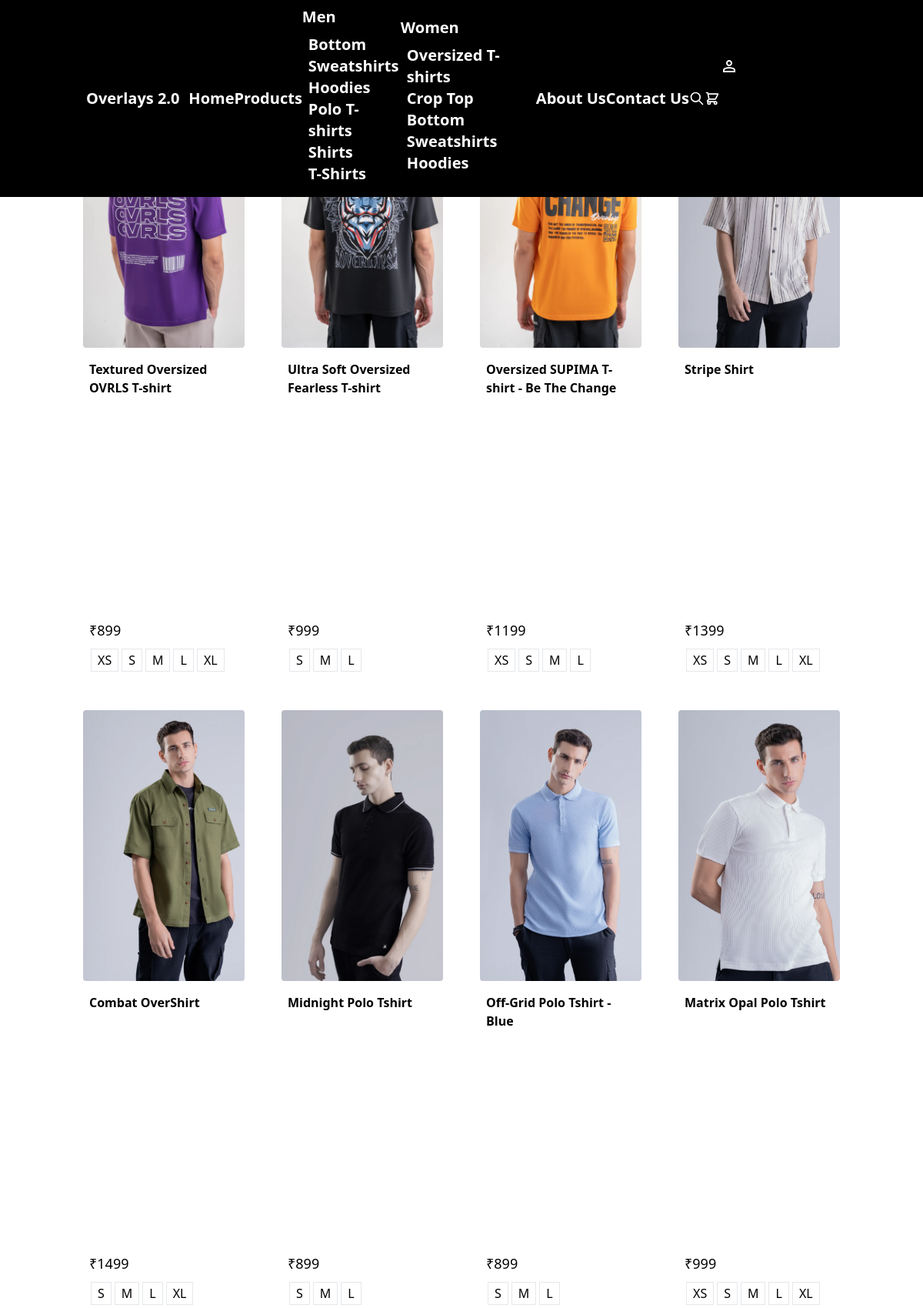
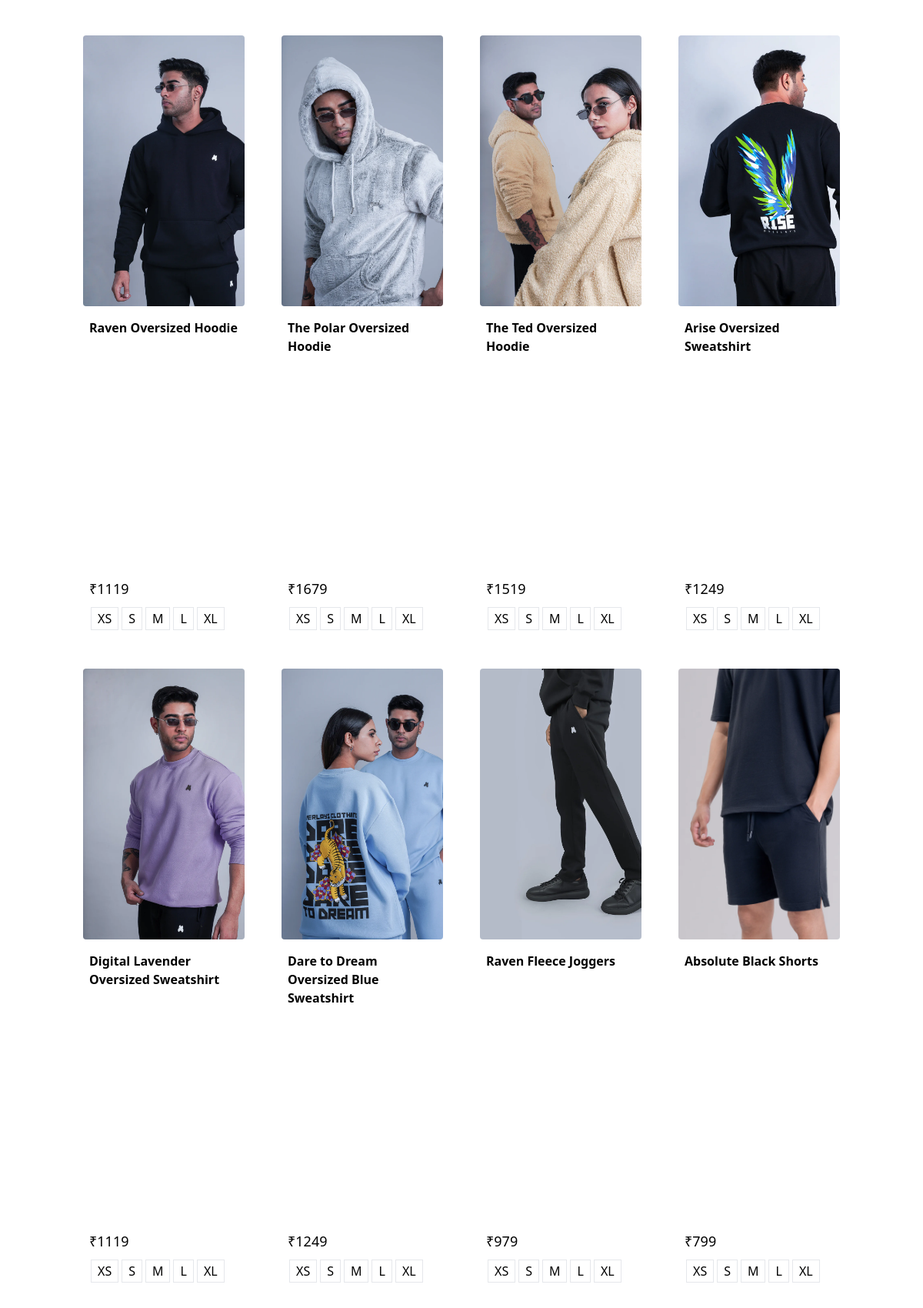
Page /list (upper part) on the committed database (2 pictures, top to bottom).
### home/models.py (models this page shows, shortened)
class Category(models.Model):
    name = models.CharField(max_length=50)
    section = models.ManyToManyField(Section)
    created_at = models.DateTimeField(auto_now_add=True)
    updated_at = models.DateTimeField(auto_now=True)
    thumbnail = models.ImageField(upload_to='category_thumbnails/')

class Product(models.Model):
    name = models.CharField(max_length=255)
    description = models.TextField()
    price = models.IntegerField()
    category = models.ManyToManyField(Category)
    section = models.ManyToManyField(Section)
    size = models.ManyToManyField(Size)
    created_at = models.DateTimeField(auto_now_add=True)
    updated_at = models.DateTimeField(auto_now=True)
    def get_dp_url(self):
        return self.productimage_set.first().image.url

class ProductImage(models.Model):
    image = models.ImageField(upload_to='uploads/')
    product = models.ForeignKey(Product, on_delete=models.CASCADE)

class Size(models.Model):
    name = models.CharField(max_length=10)

### home/views/all_views.py (the view)
# urls.py: path('list', all_views.list_view, name="list"),
def list_view(request):
    products = Product.objects.all()
    category_id = request.GET.get('category')
    size = request.GET.get('size')
    section = request.GET.get('section')
    if category_id:
        products = products.filter(category__id=category_id)
    if size:
        products = products.filter(size__name=size)
    if section:
        products = products.filter(section__name=section)
    context = {
        "products": products
    }
    return render(request, "list.html", context=context)

### home/context_processors.py (called while the page is built)
def categories(request):
    section_men = Section.objects.filter(id=1).first()
    categories_men = section_men.category_set.all().order_by("-id")
    section_women = Section.objects.filter(id=2).first()
    categories_women = section_women.category_set.all().order_by("-id")
    context = {
        "categories_men": categories_men,
        "categories_women": categories_women
    }
    return context

def sizes_n_sections(request):
    sizes = Size.objects.all()
    sections = Section.objects.all()
    context = {
        "sizes": sizes,
        "sections" : sections,
    }
    return context

### theme/templates/list.html (shortened to what this page needs)
{% extends 'base.html' %}
{% block content %}
    <div class="p-10"></div>
    <div class="flex min-h-screen">
        <div class="flex justify-center px-2 lg:px-6   w-full">
            <div class="container grid grid-cols-2 md:grid-cols-3 lg:grid-cols-4 gap-2">
                {% for product  in products %}
                    <div class="w-full  p-3 ">
                        <a href="{% url 'product' product.id %}" class="p-2 rounded-box hover:scale-105 transition-transform duration-300 hover:-translate-y-2 flex flex-col justify-between h-full">
                            <div>
                                <div class="h-40 lg:h-[22rem] rounded overflow-hidden w-full bg-cover "
                                     style='background-image: url("{{ product.get_dp_url }}")'>
                                </div>
                                <h2 class="mt-4 px-2  title-font font-semibold">{{ product.name }}</h2>
                            </div>
                            <div class="px-2">
                                <div class="flex justify-between place-items-center  ">
                                    <p class="text-lg">₹{{ product.price }}</p>
                                </div>
                                <div class="flex flex-wrap  mt-2">
                                    {% for size in product.size.all %}
                                        <div class="border border-primary px-2 py-0.5 m-0.5">
                                            {{ size.name }}
                                        </div>
                                    {% endfor %}
                                </div>
                            </div>
                        </a>
                    </div>
                {% endfor %}
            </div>
        </div>
    </div>
{% endblock %}

### theme/templates/base.html (shortened to what this page needs)
{% load static tailwind_tags %}
<!DOCTYPE html>
<html lang="en">
<head>
    {% tailwind_css %}
</head>
<body class="m-0 p-0 overflow-x-hidden">
<nav id="navbar" class="fixed top-0 w-screen z-40 flex justify-center text-white hover:bg-black ">
    <div class="container flex justify-between place-items-center text-xl font-semibold  py-2 px-4">
        <div class="flex place-items-center ">
            <div class="mx-2">
                Overlays 2.0
            </div>
        </div>
        <div class="flex place-items-center ">
            <div id="navigation-menu" class="hidden lg:block">
                <ul class="fixed top-0 left-0 right-0 bottom-0 lg:static flex flex-col lg:flex-row place-items-center justify-center bg-black lg:bg-transparent rounded-box">
                    <li><a href="{% url 'index' %}" class="btn btn-ghost">Home</a></li>
                    <li><a href="{% url 'list' %}" class="btn btn-ghost">Products</a></li>
                    <li class="dropdown dropdown-hover">
                        <label tabindex="0" class="btn btn-ghost rounded-btn">Men</label>
                        <ul tabindex="0"
                            class="menu dropdown-content z-[1] p-2 shadow text-primary bg-base-100 rounded-box w-32 ">
                            {% for men_category in categories_men %}
                                <li><a href="{% url 'list' %}?category={{ men_category.id }}">{{ men_category.name }}</a></li>
                            {% endfor %}
                        </ul>
                    </li>
                    <li class="dropdown dropdown-hover">
                        <label tabindex="0" class="btn btn-ghost rounded-btn">Women</label>
                        <ul tabindex="0"
                            class="menu dropdown-content z-[1] p-2 shadow text-primary bg-base-100 rounded-box w-44 ">
                            {% for women_category in categories_women %}
                                <li><a href="{% url 'list' %}?category={{ women_category.id }}">{{ women_category.name }}</a></li>
                            {% endfor %}
                        </ul>
                    </li>
                    <li><a href="#" class="btn btn-ghost">About Us</a></li>
                    <li><a href="#" class="btn btn-ghost">Contact Us</a></li>
                </ul>
            </div>
            <button onclick="toggle_search()" class="btn btn-ghost">
                <svg xmlns="http://www.w3.org/2000/svg" class="h-5 w-5" fill="none" viewBox="0 0 24 24"
                     stroke="currentColor">
                    <path stroke-linecap="round" stroke-linejoin="round" stroke-width="2"
                          d="M21 21l-6-6m2-5a7 7 0 11-14 0 7 7 0 0114 0z"/>
                </svg>
            </button>
            <button onclick="toggle_cart()" class="btn btn-ghost">
            </button>
            <div class="dropdown dropdown-end">
                <label tabindex="0" class="btn btn-ghost btn-circle avatar ">
                      <div >
                        </div>
                </label>
                <ul tabindex="0"
                    class="mt-3 z-[1] p-2 shadow menu menu-sm dropdown-content bg-base-100 rounded-box w-40 text-black">
                    {% if user.is_authenticated %}
                        <li class="menu-title ">Hi, {{ user.first_name }} {{ user.last_name }}</li>
                        <li><a href="{% url 'settings' %}">Settings</a></li>
                        <li><a href="{% url 'orders_page' %}">Orders</a></li>
                        <li>
                            <form action="{% url 'sign_out' %}" method="POST">{% csrf_token %} <button type="submit">Logout</button></form></li>
                    {% else %}
                        <li><a href="{% url 'sign_in' %}">Sign In</a></li>
                        <li><a href="{% url 'sign_up' %}">Sign Up</a></li>
                    {% endif %}
                </ul>
            </div>
        </div>
    </div>
</nav>
{% block content %}
{% endblock %}
</body>
</html>

### rows in the picture
Category: name "Bottom"
Category: name "Sweatshirts"
Category: name "Hoodies"
Category: name "Polo T-shirts"
Category: name "Shirts"
Category: name "T-Shirts"
Category: name "Oversized T-shirts"
Category: name "Crop Top"
Product: get_dp_url (picture), name "Textured Oversized OVRLS T-shirt", price "899"
Size: name "XS"
Size: name "S"
Size: name "M"
Size: name "L"
Size: name "XL"
Product: get_dp_url (picture), name "Ultra Soft Oversized Fearless T-shirt", price "999"
Product: get_dp_url (picture), name "Oversized SUPIMA T-shirt - Be The Change", price "1199"
Product: get_dp_url (picture), name "Stripe Shirt", price "1399"
Product: get_dp_url (picture), name "Combat OverShirt", price "1499"
Product: get_dp_url (picture), name "Midnight Polo Tshirt", price "899"
Product: get_dp_url (picture), name "Off-Grid Polo Tshirt - Blue", price "899"
Product: get_dp_url (picture), name "Matrix Opal Polo Tshirt", price "999"
Product: get_dp_url (picture), name "Raven Oversized Hoodie", price "1119"
Product: get_dp_url (picture), name "The Polar Oversized Hoodie", price "1679"
Product: get_dp_url (picture), name "The Ted Oversized Hoodie", price "1519"
Product: get_dp_url (picture), name "Arise Oversized Sweatshirt", price "1249"
Product: get_dp_url (picture), name "Digital Lavender Oversized Sweatshirt", price "1119"
Product: get_dp_url (picture), name "Dare to Dream Oversized Blue Sweatshirt", price "1249"
Product: get_dp_url (picture), name "Raven Fleece Joggers", price "979"
Product: get_dp_url (picture), name "Absolute Black Shorts", price "799"
